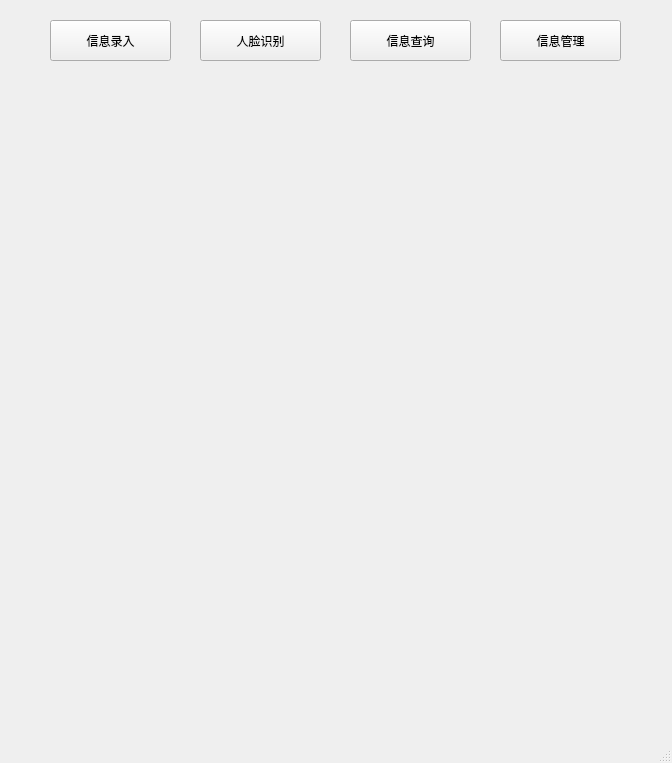
<?xml version="1.0" encoding="UTF-8"?>
<ui version="4.0">
 <class>MainWindow</class>
 <widget class="QMainWindow" name="MainWindow">
  <property name="geometry">
   <rect>
    <x>0</x>
    <y>0</y>
    <width>672</width>
    <height>763</height>
   </rect>
  </property>
  <property name="windowTitle">
   <string>MainWindow</string>
  </property>
  <widget class="QWidget" name="centralwidget">
   <widget class="QPushButton" name="face_register">
    <property name="geometry">
     <rect>
      <x>50</x>
      <y>20</y>
      <width>121</width>
      <height>41</height>
     </rect>
    </property>
    <property name="text">
     <string>信息录入</string>
    </property>
   </widget>
   <widget class="QPushButton" name="face_match">
    <property name="geometry">
     <rect>
      <x>200</x>
      <y>20</y>
      <width>121</width>
      <height>41</height>
     </rect>
    </property>
    <property name="text">
     <string>人脸识别</string>
    </property>
   </widget>
   <widget class="QPushButton" name="face_search">
    <property name="geometry">
     <rect>
      <x>350</x>
      <y>20</y>
      <width>121</width>
      <height>41</height>
     </rect>
    </property>
    <property name="text">
     <string>信息查询</string>
    </property>
   </widget>
   <widget class="QPushButton" name="face_manage">
    <property name="geometry">
     <rect>
      <x>500</x>
      <y>20</y>
      <width>121</width>
      <height>41</height>
     </rect>
    </property>
    <property name="text">
     <string>信息管理</string>
    </property>
   </widget>
   <widget class="QLabel" name="label">
    <property name="geometry">
     <rect>
      <x>20</x>
      <y>84</y>
      <width>631</width>
      <height>601</height>
     </rect>
    </property>
    <property name="text">
     <string/>
    </property>
    <property name="pixmap">
     <pixmap resource="pic.qrc">:/images/c.jpg</pixmap>
    </property>
    <property name="margin">
     <number>1</number>
    </property>
    <property name="indent">
     <number>3</number>
    </property>
   </widget>
  </widget>
  <widget class="QMenuBar" name="menubar">
   <property name="geometry">
    <rect>
     <x>0</x>
     <y>0</y>
     <width>672</width>
     <height>26</height>
    </rect>
   </property>
  </widget>
  <widget class="QStatusBar" name="statusbar"/>
 </widget>
 <resources>
  <include location="pic.qrc"/>
 </resources>
 <connections/>
</ui>
